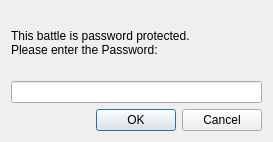
<?xml version="1.0" encoding="UTF-8"?>
<ui version="4.0">
 <class>BattlePasswordWidget</class>
 <widget class="QWidget" name="BattlePasswordWidget">
  <property name="geometry">
   <rect>
    <x>0</x>
    <y>0</y>
    <width>273</width>
    <height>142</height>
   </rect>
  </property>
  <property name="sizePolicy">
   <sizepolicy hsizetype="Fixed" vsizetype="Fixed">
    <horstretch>0</horstretch>
    <verstretch>0</verstretch>
   </sizepolicy>
  </property>
  <property name="windowTitle">
   <string>Battle Password</string>
  </property>
  <layout class="QGridLayout">
   <item row="0" column="0" colspan="2">
    <widget class="QLabel" name="battlePasswordLabel">
     <property name="text">
      <string>This battle is password protected.
Please enter the Password:</string>
     </property>
    </widget>
   </item>
   <item row="1" column="0" colspan="2">
    <widget class="QLineEdit" name="battlePasswordLineEdit">
     <property name="echoMode">
      <enum>QLineEdit::Password</enum>
     </property>
    </widget>
   </item>
   <item row="2" column="0">
    <spacer>
     <property name="orientation">
      <enum>Qt::Horizontal</enum>
     </property>
     <property name="sizeHint" stdset="0">
      <size>
       <width>40</width>
       <height>20</height>
      </size>
     </property>
    </spacer>
   </item>
   <item row="2" column="1">
    <widget class="QDialogButtonBox" name="battlePasswordButtonBox">
     <property name="standardButtons">
      <set>QDialogButtonBox::Cancel|QDialogButtonBox::Ok</set>
     </property>
     <property name="centerButtons">
      <bool>true</bool>
     </property>
    </widget>
   </item>
  </layout>
 </widget>
 <tabstops>
  <tabstop>battlePasswordLineEdit</tabstop>
  <tabstop>battlePasswordButtonBox</tabstop>
 </tabstops>
 <resources/>
 <connections>
  <connection>
   <sender>battlePasswordLineEdit</sender>
   <signal>returnPressed()</signal>
   <receiver>BattlePasswordWidget</receiver>
   <slot>lower()</slot>
   <hints>
    <hint type="sourcelabel">
     <x>36</x>
     <y>91</y>
    </hint>
    <hint type="destinationlabel">
     <x>136</x>
     <y>70</y>
    </hint>
   </hints>
  </connection>
 </connections>
</ui>
